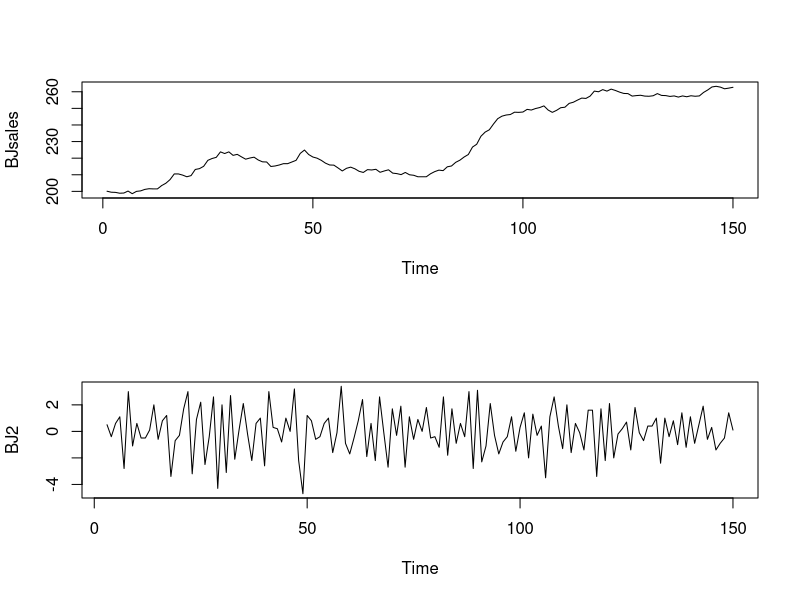
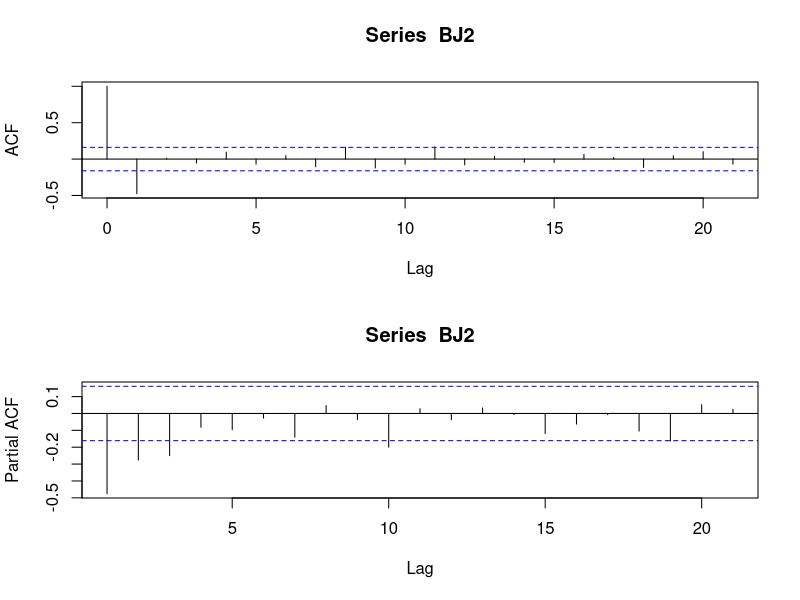

The R script that drew these images, in order:
rm(list=ls())
cat("\014")
par(mfrow=c(1,1))


#Use the BJsales data. Note that we have to assume the underlying time series is stationary, 
#which this clearly not (check this:)
par(mfrow=c(2,1))
plot(BJsales)

#Instead we'll use the twice-differenced version of this time series. More discussion of the 
#idea behind this differencing to come.
BJ2 <- diff(diff(BJsales))
plot(BJ2)

#Step 1 in the Box-Jenkins process is "Identification" (i.e., order identification).
#We will use ACF and PACF plots to help us decide what p and q are
acf(BJ2)
pacf(BJ2)

#These perhaps suggest that p<=3, q<=1. Let's now perform Step #2: "Estimation"
#Try fitting some of these models using ML
fit.ar <- arima(BJ2, order=c(3,0,0)) #AR(3) use include.mean=F to not estimate mu (valid in this case)
fit.ar
fit.ma <- arima(BJ2, order=c(0,0,1)) #MA(1)
fit.ma
fit.arma <- arima(BJ2, order=c(3,0,1)) #ARMA(3,1)
fit.arma

#Now try fitting some of these models using LS
fitls.ar <- arima(BJ2, order=c(3,0,0), method="CSS") #AR(3)
fitls.ar
fitls.ma <- arima(BJ2, order=c(0,0,1), method="CSS") #MA(1)
fitls.ma
fitls.arma <- arima(BJ2, order=c(3,0,1), method="CSS") #ARMA(3,1)
fitls.arma

#We can fit any number of models of different orders and use the output information to select 
#the model with the best fit. 
m1<-arima(BJ2,order=c(1,0,0))
m2<-arima(BJ2,order=c(2,0,0))
m3<-arima(BJ2,order=c(3,0,0))
m4<-arima(BJ2,order=c(4,0,0))
m5<-arima(BJ2,order=c(0,0,1))
m6<-arima(BJ2,order=c(0,0,2))
m7<-arima(BJ2,order=c(1,0,1))
m8<-arima(BJ2,order=c(2,0,1))
m9<-arima(BJ2,order=c(3,0,1))
m10<-arima(BJ2,order=c(4,0,1))
m11<-arima(BJ2,order=c(1,0,2))
m12<-arima(BJ2,order=c(2,0,2))
m13<-arima(BJ2,order=c(3,0,2))
m14<-arima(BJ2,order=c(4,0,2))

sigma2<-c(m1$sigma2,m2$sigma2,m3$sigma2,m4$sigma2,m5$sigma2,m6$sigma2,m7$sigma2,m8$sigma2,m9$sigma2,m10$sigma2,m11$sigma2,m12$sigma2,m13$sigma2,m14$sigma2)
loglik<-c(m1$loglik,m2$loglik,m3$loglik,m4$loglik,m5$loglik,m6$loglik,m7$loglik,m8$loglik,m9$loglik,m10$loglik,m11$loglik,m12$loglik,m13$loglik,m14$loglik)
AIC<-c(m1$aic,m2$aic,m3$aic,m4$aic,m5$aic,m6$aic,m7$aic,m8$aic,m9$aic,m10$aic,m11$aic,m12$aic,m13$aic,m14$aic)
d <- data.frame(pq = c("(1,0)","(2,0)","(3,0)","(4,0)","(0,1)","(0,2)","(1,1)","(2,1)","(3,1)","(4,1)","(1,2)","(2,2)","(3,2)","(4,2)"),sigma2,loglik,AIC)
d

# Order this by sigma2
d[order(d$sigma2),]

# Order this by loglik
d[order(-d$loglik),]

# Order this by AIC
d[order(d$AIC),]


# Use the following psuedo-code for a likelihood ratio test (LRT) to compare two models. 
# Here the null model (null.mod) is assumed to have fewer parameters than the alternative 
# model (alt.mod). Specifically the null and altnerative models have n.null and n.alt 
# parameters, respectively.

# D <- -2*(null.mod$loglik - alt.mod$loglik)
# pval <- 1-pchisq(D,n.alt-n.null)
# print(c("Test Statistic:",D,"P-value:",pval))

# Compare MA(1) with ARMA(1,2)
D <- -2*(m5$loglik - m11$loglik)
pval <- 1-pchisq(D,2)
print(c("Test Statistic:",D,"P-value:",pval))

#Once we choose a model, we perform Step #3: Verification. That is, we perform model diagnostics 
#using the residuals in a manner similar to OLS. We will look more closely at this next time.

